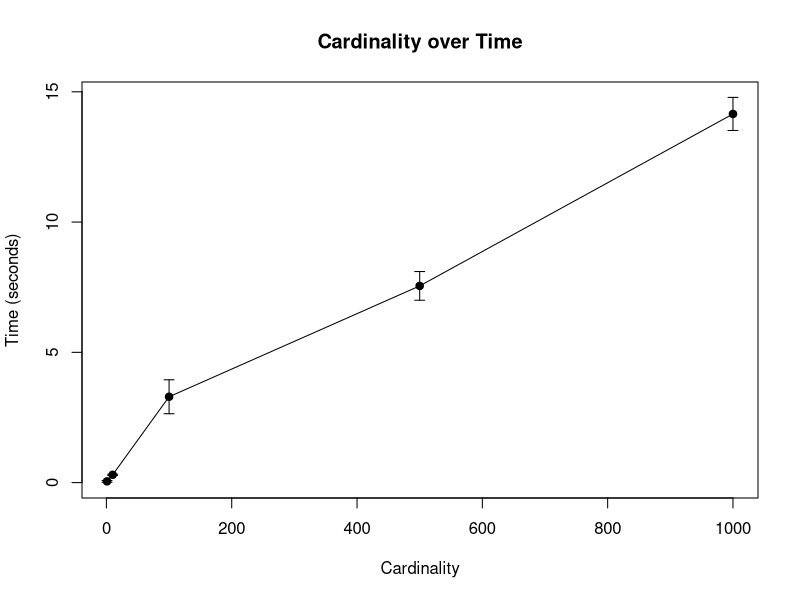

Generate this figure with R:
# This script reads a CSV file with the format:
#
# Cardinality, Time to process the Domain
# 1, 10
# 1, 10.4
# 1, 9.88
# 2, 15.3
# 2, 16.8
# .., ..
#
#
# Author: Simone Ivan Conte (sic2)

setwd("/Users/sic2/git/sos/experiments")
getwd()

# Read the CVS file
d <- read.csv("context_exp_do_1.csv", header=TRUE, sep=",")

# Do some calculations on the data (d[,2])
c_mean <- aggregate(d[,2], list(d[,1]), mean);
c_mean <- setNames(c_mean, c(colnames(d[1]), 'mean'))

c_sd <- aggregate(d[,2], list(d[,1]), sd);
c_sd <- setNames(c_sd, c(colnames(d[1]), 'sd'))

c <- merge(c_mean, c_sd)

x <- c[,1]
avg <- c$mean
sdev <- c$sd

phc_symbol <- 19

plot(x, avg, 
     type="p", pch=phc_symbol, # The phc param specified the symbol used for the data point
     xlab="Cardinality",
     ylab="Time (seconds)", 
     ylim=range(c(0, avg+sdev)), # yAxis starts from 0. Alternatively c(avg-sdev, avg+sdev)
     main="Cardinality over Time")

# Connect the avg points
lines(x[order(x)], avg[order(x)], xlim=range(x), ylim=range(avg), pch=16)

# Error bars using standard deviation
arrows(x, avg-sdev, x, avg+sdev, length=0.05, angle=90, code=3)

#
# The text below will be used as a caption when adding the plot to a document.
# Caption: 
# CAPTION_TEXT


# STATISTICAL TESTS
summary(d)
